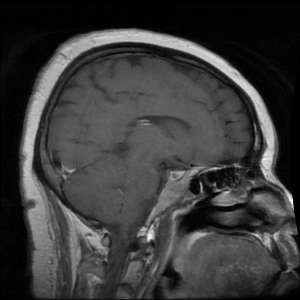
#> input picture brain tumor arr/BrainTumor/test1.png, 300 x 300 px; its folder holds only this picture in this run
$ python -i BrainTumor.py   (imports and definitions only)
#> lines starting #> are read from the running program, lines starting #| are printed output that depends on the picture
from tkinter import messagebox
from tkinter import *
from tkinter import simpledialog
import tkinter
from tkinter import filedialog
import matplotlib.pyplot as plt # type: ignore
import numpy as np # type: ignore
from tkinter.filedialog import askopenfilename
import os
import cv2 # type: ignore
from sklearn.model_selection import train_test_split # type: ignore
from sklearn.metrics import accuracy_score  # type: ignore
# from keras.utils.np_utils import to_categorical
from tensorflow.keras.utils import to_categorical # type: ignore

# from keras.layers import  MaxPooling2D
from tensorflow.keras.layers import MaxPooling2D # type: ignore

# from keras.layers import Dense, Dropout, Activation, Flatten
from tensorflow.keras.layers import Dense, Dropout, Activation, Flatten # type: ignore

# from keras.layers import Convolution2D
from tensorflow.keras.layers import Conv2D  # Conv2D is the updated name in tf.keras # type: ignore

# from keras.models import Sequential
from tensorflow.keras.models import Sequential # type: ignore

# from keras.models import model_from_json
from tensorflow.keras.models import model_from_json, Model # type: ignore
from tensorflow.keras.utils import custom_object_scope # type: ignore

import pickle
from sklearn import metrics # type: ignore
from tkinter import ttk

# [3 lines not run here, left out]

filename = ""
accuracy = 0.0
X = np.array([])
Y = np.array([])
classifier = None
disease = ['Normal','Benign']

# [11 lines not run here, left out]
# segmented_model._make_predict_function()


# [300 lines left out: functions cropTumorRegion, getTumorRegion, uploadDataset, datasetPreprocessing, trainTumorDetectionModel, not called in this run]


def tumorClassification():
    filename = filedialog.askopenfilename(initialdir="testImages")
#> the answer given: test1.png
    img = cv2.imread(filename)
#> img is the input picture: shape (300, 300, 3); min 0, max 255, mean 59.1
    img = cv2.cvtColor(img, cv2.COLOR_BGR2GRAY)
#> img: shape (300, 300)
    img = cv2.resize(img, (64,64))
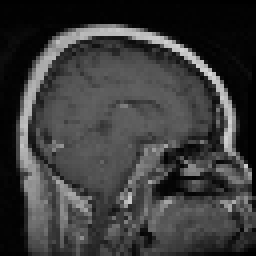
#> img: shape (64, 64) (shown 4 times larger); min 0, max 215, mean 59.1
    im2arr = np.array(img)
    im2arr = im2arr.reshape(1,64,64,1)
    XX = np.asarray(im2arr)

    predicts = classifier.predict(XX) if classifier is not None else [] # type: ignore
#> predicts = []
    print(predicts)
#> (the run stopped early here; a loop or call above may not have finished)
